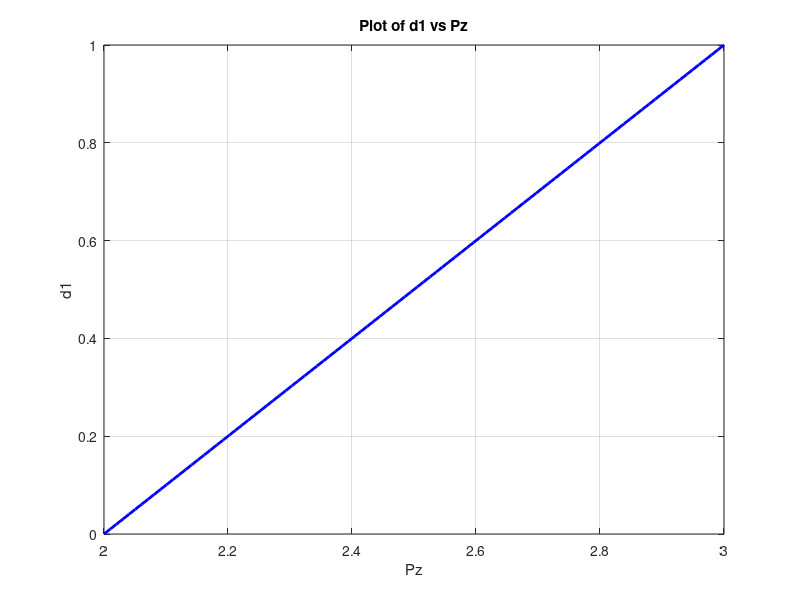
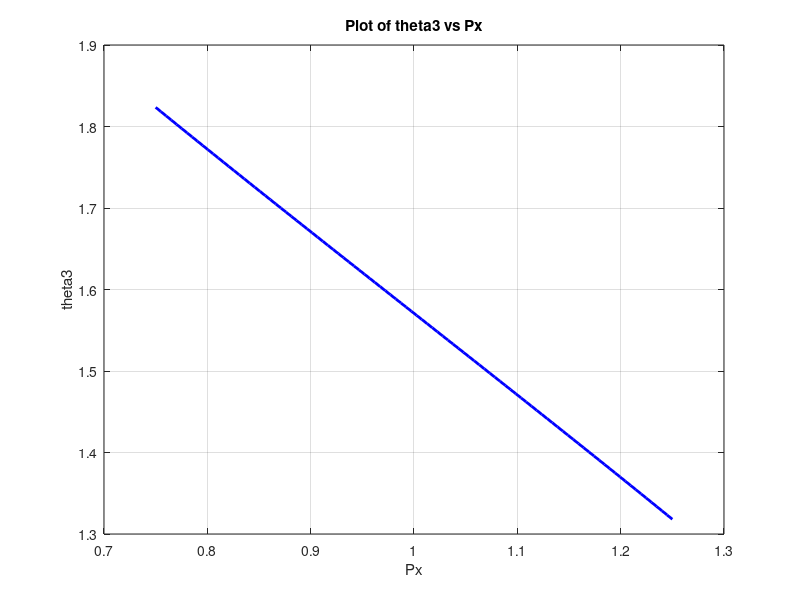
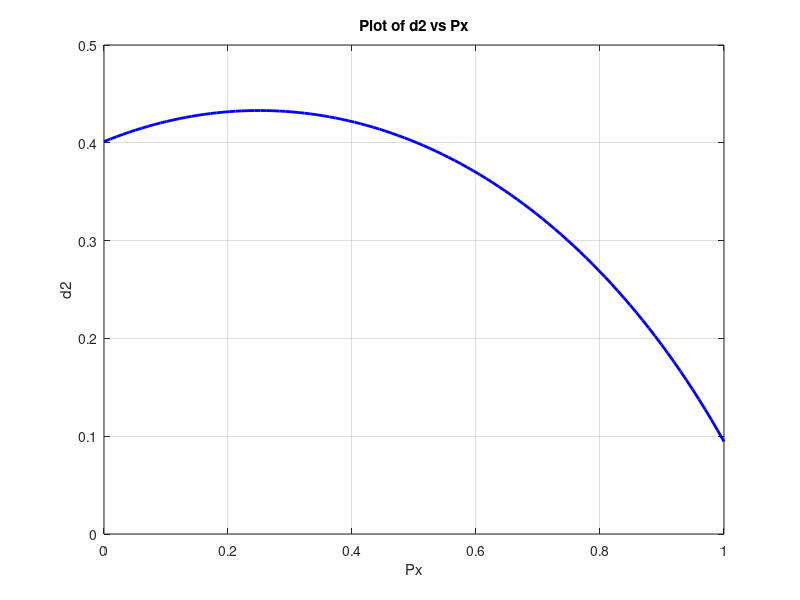

Source code (MATLAB) for these figures, in order:
%PAH inverse kinematics

L5 = 1
L6 = 1
gammaY = 0
Pz = linspace(2,3)

d1 = -L5 - L6*cos(gammaY) + Pz

figure;
plot(Pz, d1, 'b', 'LineWidth', 2);
xlabel('Pz');
ylabel('d1');
title('Plot of d1 vs Pz');
grid on;

L3=1;
gammaY = 0;
Px = linspace(0.75,1.25);
gammaZ = pi/4
L4=1

%changing the x coord and looking at theta3
theta3= acos((-L3 + L6*sin(gammaY)*sin(gammaZ)+Px)/L4)

figure;
plot(Px, theta3, 'b', 'LineWidth', 2);
xlabel('Px');
ylabel('theta3');
title('Plot of theta3 vs Px');
grid on;

%changing the x coord and looking at d2
gammaY = pi/3
Px = linspace(0,1)
Py = 1
d2 = L4*sqrt(1-((-L3+L6*sin(gammaY)*sin(gammaY)+Px)/L4).^2) + L6*sin(gammaY)*cos(gammaY)-Py

figure;
plot(Px, d2, 'b', 'LineWidth', 2);
xlabel('Px');
ylabel('d2');
title('Plot of d2 vs Px');
grid on;
